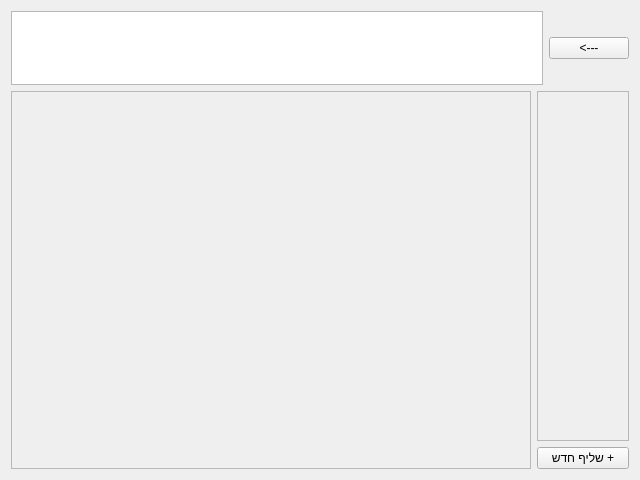
<?xml version="1.0" encoding="UTF-8"?>
<ui version="4.0">
 <class>Form</class>
 <widget class="QWidget" name="Form">
  <property name="geometry">
   <rect>
    <x>0</x>
    <y>0</y>
    <width>640</width>
    <height>480</height>
   </rect>
  </property>
  <property name="windowTitle">
   <string>Form</string>
  </property>
  <layout class="QVBoxLayout" name="verticalLayout_2" stretch="17,87">
   <item>
    <layout class="QVBoxLayout" name="verticalLayout">
     <item>
      <layout class="QVBoxLayout" name="verticalLayout_6">
       <item>
        <layout class="QHBoxLayout" name="horizontalLayout_2">
         <item>
          <widget class="QTextEdit" name="txt_serch_snips"/>
         </item>
         <item>
          <widget class="QPushButton" name="btn_back_home">
           <property name="text">
            <string>&lt;---</string>
           </property>
          </widget>
         </item>
        </layout>
       </item>
      </layout>
     </item>
    </layout>
   </item>
   <item>
    <layout class="QHBoxLayout" name="horizontalLayout" stretch="85,15">
     <item>
      <layout class="QVBoxLayout" name="verticalLayout_4">
       <item>
        <widget class="QScrollArea" name="scl_preview">
         <property name="widgetResizable">
          <bool>true</bool>
         </property>
         <widget class="QWidget" name="scl_serch_ategories">
          <property name="geometry">
           <rect>
            <x>0</x>
            <y>0</y>
            <width>516</width>
            <height>373</height>
           </rect>
          </property>
         </widget>
        </widget>
       </item>
      </layout>
     </item>
     <item>
      <layout class="QVBoxLayout" name="verticalLayout_5">
       <item>
        <layout class="QVBoxLayout" name="verticalLayout_3">
         <item>
          <widget class="QScrollArea" name="scl_serch_categories">
           <property name="widgetResizable">
            <bool>true</bool>
           </property>
           <widget class="QWidget" name="wdg_categories_content">
            <property name="geometry">
             <rect>
              <x>0</x>
              <y>0</y>
              <width>84</width>
              <height>339</height>
             </rect>
            </property>
            <property name="toolTip">
             <string>&lt;html&gt;&lt;head/&gt;&lt;body&gt;&lt;p&gt;jgvhb&lt;/p&gt;&lt;/body&gt;&lt;/html&gt;</string>
            </property>
           </widget>
          </widget>
         </item>
         <item>
          <widget class="QPushButton" name="btn_new_snips">
           <property name="text">
            <string>שליף חדש +</string>
           </property>
          </widget>
         </item>
        </layout>
       </item>
      </layout>
     </item>
    </layout>
   </item>
  </layout>
 </widget>
 <resources/>
 <connections/>
</ui>
